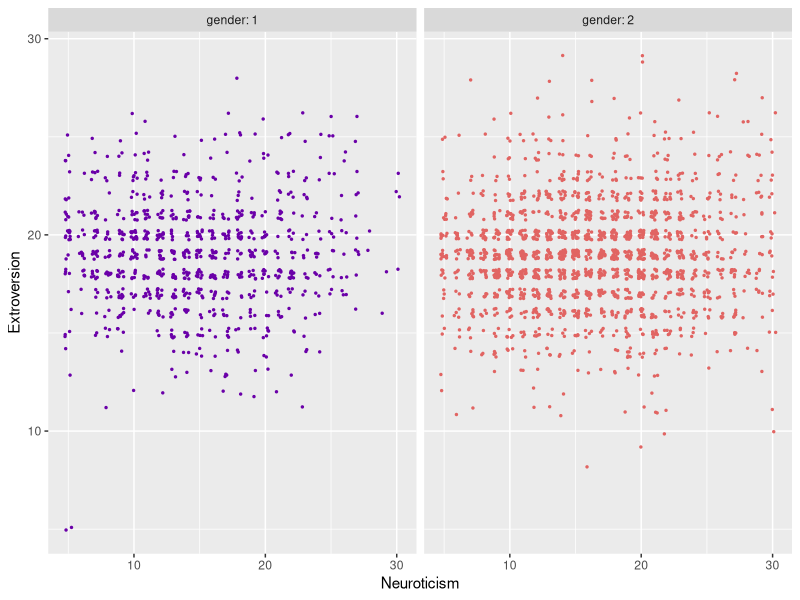

The R source for this figure:
## ---- chunk 1
#| message: false
#| warning: false

library(tidyverse)
library(psych)
## ---- chunk 2
glimpse(bfi)
## ---- chunk 3
bfi <- bfi %>% 
  mutate(e = E1 + E2 + E3 + E4 + E5,
         n = N1 + N2 + N3 + N4 + N5)
## ---- chunk 4
bfi %>% 
  drop_na(n, e) %>% 
  ggplot(aes(x = n, y = e, color = gender)) +
  geom_jitter(width = 0.25, height = 0.25, size = 0.5) +
  scale_color_viridis_c(option = "C", begin = 0.2, end = 0.6, breaks = NULL) +
  labs(x = "Neuroticism", y = "Extroversion") +
  facet_wrap(~ gender, labeller = label_both)
## ---- chunk 5
bfi %>% 
  drop_na(n, e) %>% 
  group_by(gender) %>% 
  summarise(r = cor(e, n))
## ---- chunk 6
bfi %>% 
  drop_na(n, e) %>% 
  summarise(r = cor(e, n))
## ---- chunk 7
sessionInfo()
